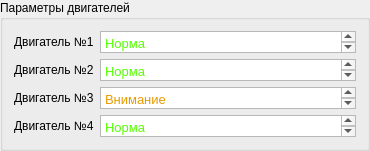
                <widget class="QGroupBox" name="groupBox_7">
                 <property name="maximumSize">
                  <size>
                   <width>16777215</width>
                   <height>185</height>
                  </size>
                 </property>
                 <property name="title">
                  <string>Параметры двигателей</string>
                 </property>
                 <layout class="QVBoxLayout" name="verticalLayout_7">
                  <item>
                   <layout class="QHBoxLayout" name="horizontalLayout_23">
                    <item>
                     <widget class="QLabel" name="label_15">
                      <property name="text">
                       <string>Двигатель №1</string>
                      </property>
                     </widget>
                    </item>
                    <item>
                     <widget class="QTextEdit" name="textEdit_7">
                      <property name="maximumSize">
                       <size>
                        <width>16777215</width>
                        <height>22</height>
                       </size>
                      </property>
                      <property name="font">
                       <font>
                        <pointsize>10</pointsize>
                       </font>
                      </property>
                      <property name="html">
                       <string>&lt;!DOCTYPE HTML PUBLIC &quot;-//W3C//DTD HTML 4.0//EN&quot; &quot;http://www.w3.org/TR/REC-html40/strict.dtd&quot;&gt;
&lt;html&gt;&lt;head&gt;&lt;meta name=&quot;qrichtext&quot; content=&quot;1&quot; /&gt;&lt;meta charset=&quot;utf-8&quot; /&gt;&lt;style type=&quot;text/css&quot;&gt;
p, li { white-space: pre-wrap; }
hr { height: 1px; border-width: 0; }
li.unchecked::marker { content: &quot;\2610&quot;; }
li.checked::marker { content: &quot;\2612&quot;; }
&lt;/style&gt;&lt;/head&gt;&lt;body style=&quot; font-family:'Segoe UI'; font-size:10pt; font-weight:400; font-style:normal;&quot;&gt;
&lt;p style=&quot; margin-top:0px; margin-bottom:0px; margin-left:0px; margin-right:0px; -qt-block-indent:0; text-indent:0px;&quot;&gt;&lt;span style=&quot; color:#55ff00;&quot;&gt;Норма&lt;/span&gt;&lt;/p&gt;&lt;/body&gt;&lt;/html&gt;</string>
                      </property>
                     </widget>
                    </item>
                   </layout>
                  </item>
                  <item>
                   <layout class="QHBoxLayout" name="horizontalLayout_24">
                    <item>
                     <widget class="QLabel" name="label_16">
                      <property name="text">
                       <string>Двигатель №2</string>
                      </property>
                     </widget>
                    </item>
                    <item>
                     <widget class="QTextEdit" name="textEdit_8">
                      <property name="maximumSize">
                       <size>
                        <width>16777215</width>
                        <height>22</height>
                       </size>
                      </property>
                      <property name="font">
                       <font>
                        <pointsize>10</pointsize>
                       </font>
                      </property>
                      <property name="html">
                       <string>&lt;!DOCTYPE HTML PUBLIC &quot;-//W3C//DTD HTML 4.0//EN&quot; &quot;http://www.w3.org/TR/REC-html40/strict.dtd&quot;&gt;
&lt;html&gt;&lt;head&gt;&lt;meta name=&quot;qrichtext&quot; content=&quot;1&quot; /&gt;&lt;meta charset=&quot;utf-8&quot; /&gt;&lt;style type=&quot;text/css&quot;&gt;
p, li { white-space: pre-wrap; }
hr { height: 1px; border-width: 0; }
li.unchecked::marker { content: &quot;\2610&quot;; }
li.checked::marker { content: &quot;\2612&quot;; }
&lt;/style&gt;&lt;/head&gt;&lt;body style=&quot; font-family:'Segoe UI'; font-size:10pt; font-weight:400; font-style:normal;&quot;&gt;
&lt;p style=&quot; margin-top:0px; margin-bottom:0px; margin-left:0px; margin-right:0px; -qt-block-indent:0; text-indent:0px;&quot;&gt;&lt;span style=&quot; color:#55ff00;&quot;&gt;Норма&lt;/span&gt;&lt;/p&gt;&lt;/body&gt;&lt;/html&gt;</string>
                      </property>
                     </widget>
                    </item>
                   </layout>
                  </item>
                  <item>
                   <layout class="QHBoxLayout" name="horizontalLayout_25">
                    <item>
                     <widget class="QLabel" name="label_17">
                      <property name="text">
                       <string>Двигатель №3</string>
                      </property>
                     </widget>
                    </item>
                    <item>
                     <widget class="QTextEdit" name="textEdit_9">
                      <property name="maximumSize">
                       <size>
                        <width>16777215</width>
                        <height>22</height>
                       </size>
                      </property>
                      <property name="font">
                       <font>
                        <pointsize>10</pointsize>
                       </font>
                      </property>
                      <property name="html">
                       <string>&lt;!DOCTYPE HTML PUBLIC &quot;-//W3C//DTD HTML 4.0//EN&quot; &quot;http://www.w3.org/TR/REC-html40/strict.dtd&quot;&gt;
&lt;html&gt;&lt;head&gt;&lt;meta name=&quot;qrichtext&quot; content=&quot;1&quot; /&gt;&lt;meta charset=&quot;utf-8&quot; /&gt;&lt;style type=&quot;text/css&quot;&gt;
p, li { white-space: pre-wrap; }
hr { height: 1px; border-width: 0; }
li.unchecked::marker { content: &quot;\2610&quot;; }
li.checked::marker { content: &quot;\2612&quot;; }
&lt;/style&gt;&lt;/head&gt;&lt;body style=&quot; font-family:'Segoe UI'; font-size:10pt; font-weight:400; font-style:normal;&quot;&gt;
&lt;p style=&quot; margin-top:0px; margin-bottom:0px; margin-left:0px; margin-right:0px; -qt-block-indent:0; text-indent:0px;&quot;&gt;&lt;span style=&quot; color:#e89b00;&quot;&gt;Внимание&lt;/span&gt;&lt;/p&gt;&lt;/body&gt;&lt;/html&gt;</string>
                      </property>
                     </widget>
                    </item>
                   </layout>
                  </item>
                  <item>
                   <layout class="QHBoxLayout" name="horizontalLayout_26">
                    <item>
                     <widget class="QLabel" name="label_18">
                      <property name="text">
                       <string>Двигатель №4</string>
                      </property>
                     </widget>
                    </item>
                    <item>
                     <widget class="QTextEdit" name="textEdit_10">
                      <property name="maximumSize">
                       <size>
                        <width>16777215</width>
                        <height>22</height>
                       </size>
                      </property>
                      <property name="font">
                       <font>
                        <pointsize>10</pointsize>
                       </font>
                      </property>
                      <property name="html">
                       <string>&lt;!DOCTYPE HTML PUBLIC &quot;-//W3C//DTD HTML 4.0//EN&quot; &quot;http://www.w3.org/TR/REC-html40/strict.dtd&quot;&gt;
&lt;html&gt;&lt;head&gt;&lt;meta name=&quot;qrichtext&quot; content=&quot;1&quot; /&gt;&lt;meta charset=&quot;utf-8&quot; /&gt;&lt;style type=&quot;text/css&quot;&gt;
p, li { white-space: pre-wrap; }
hr { height: 1px; border-width: 0; }
li.unchecked::marker { content: &quot;\2610&quot;; }
li.checked::marker { content: &quot;\2612&quot;; }
&lt;/style&gt;&lt;/head&gt;&lt;body style=&quot; font-family:'Segoe UI'; font-size:10pt; font-weight:400; font-style:normal;&quot;&gt;
&lt;p style=&quot; margin-top:0px; margin-bottom:0px; margin-left:0px; margin-right:0px; -qt-block-indent:0; text-indent:0px;&quot;&gt;&lt;span style=&quot; color:#55ff00;&quot;&gt;Норма&lt;/span&gt;&lt;/p&gt;&lt;/body&gt;&lt;/html&gt;</string>
                      </property>
                     </widget>
                    </item>
                   </layout>
                  </item>
                 </layout>
                </widget>
